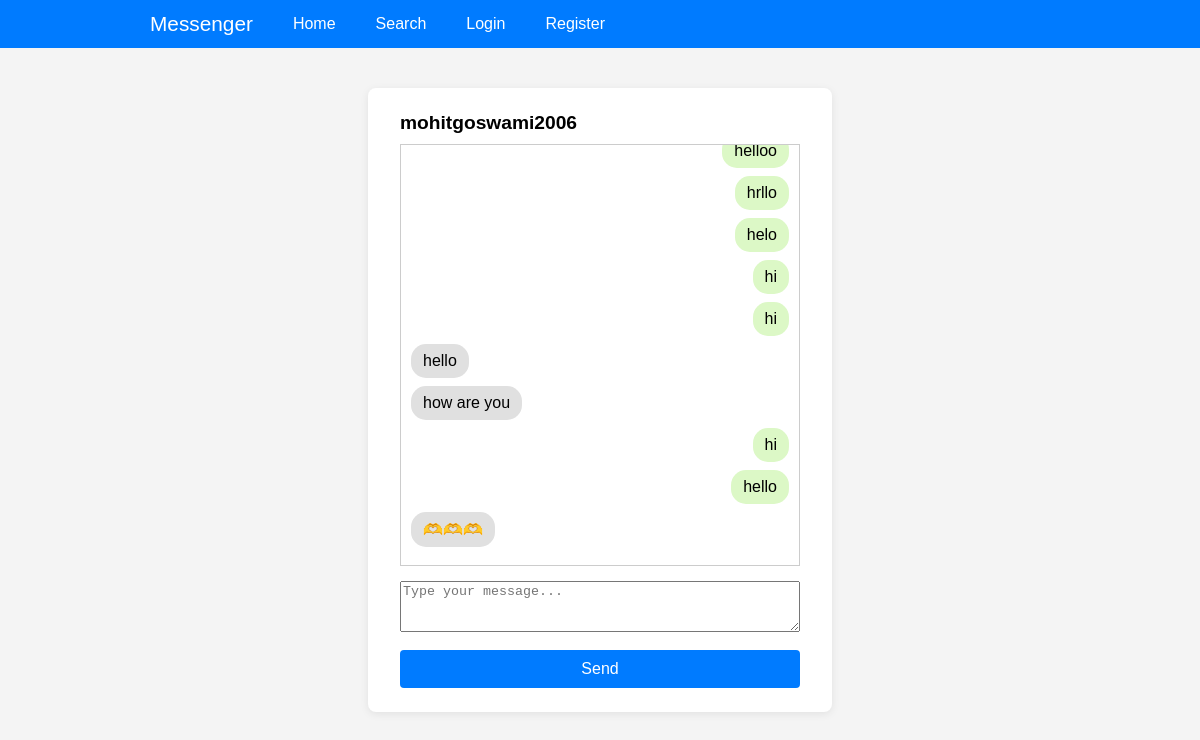
The page /message/mohitgoswami2006 (signed in) on the database its author committed.
### app/models.py (models this page shows)
class Users(db.Model):
    __tablename__ = 'user_data'
    id = db.Column(db.Integer, primary_key=True, autoincrement=True)
    username = db.Column(db.String(150), unique=True, nullable=False)
    password_hash = db.Column(db.String(256), nullable=False)
    first_name = db.Column(db.String(100), nullable=True)
    last_name = db.Column(db.String(100), nullable=True)

class Message(db.Model):
    __tablename__ = 'messages'
    id = db.Column(db.Integer, primary_key=True, autoincrement=True)
    sender_id = db.Column(db.Integer, db.ForeignKey('user_data.id'), nullable=False)
    recipient_id = db.Column(db.Integer, db.ForeignKey('user_data.id'), nullable=False)
    text = db.Column(db.String(200), nullable=False)
    timestamp = db.Column(db.DateTime, nullable=False)

### app/main/routes.py (the view)
@main_bp.route('/message/<username>',methods=["get",'POST'])
def message(username):
    islogin = session.get('islogin')
    if not islogin:
        return redirect(url_for('auth.login'))
    current_user = Users.query.filter_by(id=session.get('id')).first()
    recipient = Users.query.filter_by(username=username).first()
    messages = Message.query.filter(
        ((Message.sender_id == current_user.id) & (Message.recipient_id == recipient.id)) |
        ((Message.sender_id == recipient.id) & (Message.recipient_id == current_user.id))
    ).order_by(Message.timestamp.asc()).all()
    return render_template('main/message.html', recipient=recipient,messages = messages)

### app/templates/main/message.html (shortened to what this page needs)
{% extends 'base.html' %}
{% block content %}
<div class="container">
    <span class="recipient" id="recipient_username">{{ recipient.username }}</span>
    <div class="messages" id="messagesContainer">
        {% for msg in messages %}
            <div class="message{% if msg.sender_id == recipient.id %} received{% else %} sent{% endif %}">
                {{ msg.text }}
                 </div>
        {% endfor %}
    </div>
    <form onsubmit="send_message({{ recipient.id }}); return false;">
        <div class="form-group">
            <textarea id="messageInput" name="message" class="form-control" rows="3" placeholder="Type your message..."></textarea>
        </div>
        <button type="submit" class="btn btn-primary">Send</button>
    </form>
</div>
{% endblock %}

### app/templates/base.html (shortened to what this page needs)
<!DOCTYPE html>
<html lang="en">
<head>
    <link rel="stylesheet" href="{{ url_for('static', filename='css/main.css') }}">
</head>
<body>
    <nav class="navbar">
        <div class="navbar-container">
            <a href="{{ url_for('main.index') }}" class="navbar-brand">Messenger</a>
            <a href="{{ url_for('main.home') }}">Home</a>
            <a href="{{ url_for('main.search') }}">Search</a>
            <a href="{{ url_for('auth.login') }}">Login</a>
            <a href="{{ url_for('auth.register') }}">Register</a>
        </div>
    </nav>
    {% block content %}{% endblock %}
</body>
</html>

### app/static/css/main.css (style rules this page uses)
.container { color: #000; background-color: #fff; font-family: Arial, sans-serif; max-width: 400px; margin: 40px auto; padding: 24px 32px; border-radius: 8px; box-shadow: 0 2px 8px rgba(0,0,0,0.08); }
body { margin: 0; padding: 0; font-family: Arial, sans-serif; background-color: #f4f4f4; color: #333; }
.btn { width: 100%; padding: 10px 0; background-color: #007BFF; color: #fff; border: none; border-radius: 4px; font-size: 16px; cursor: pointer; transition: background 0.2s; }
.form-group { margin-bottom: 18px; display: flex; flex-direction: column; }
.navbar { background: #007bff; color: #fff; padding: 12px 0; margin-bottom: 24px; }
.navbar-container { max-width: 900px; margin: 0 auto; display: flex; align-items: center; gap: 24px; }
.navbar a { color: #fff; text-decoration: none; font-weight: 500; margin-right: 16px; }
.navbar-brand { font-size: 1.3em; font-weight: bold; margin-right: 32px; }
.messages { max-height: 400px; overflow-y: auto; border: 1px solid #ccc; padding: 10px; margin-bottom: 15px; display: flex; flex-direction: column; scrollbar-width: none; }
.message { margin-bottom: 8px; padding: 8px 12px; border-radius: 15px; max-width: 75%; word-wrap: break-word; }
.message.sent { background-color: #dcf8c6; align-self: flex-end; margin-left: auto; }
.message.received { background-color: #e0e0e0; align-self: flex-start; margin-right: auto; }
.recipient { font-size: 1.2em; font-weight: bold; display: block; margin-bottom: 10px; }

### rows shown on the page
Users: username "mohitgoswami2006"
Message: text "helloo"
Message: text "hrllo"
Message: text "helo"
Message: text "hi"
Message: text "hi"
Message: text "hello"
Message: text "how are you"
Message: text "hi"
Message: text "hello"
Message: text "🫶🫶🫶"
